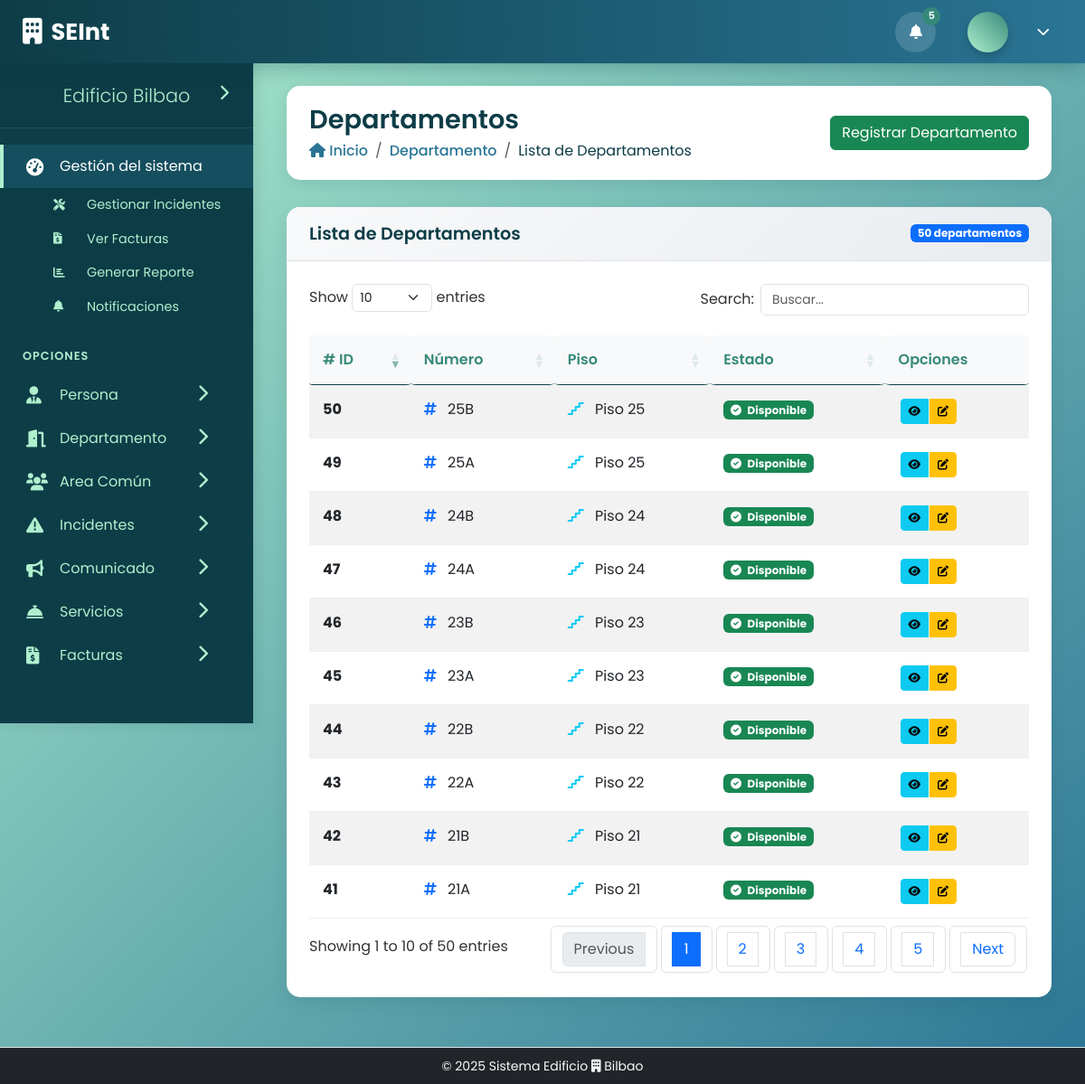
The page /public/controlador/DepartamentoControlador.php?action=listarDepartamentos on the database its author committed.
### tables this page shows
CREATE TABLE departamento (
                              id_departamento INT AUTO_INCREMENT PRIMARY KEY,
                              numero VARCHAR(10) NOT NULL,
                              piso INT NOT NULL,
                              estado ENUM('ocupado', 'disponible') DEFAULT 'disponible'
);

### public/modelo/DepartamentoModelo.php (called while the page is built, shortened)
<?php
class DepartamentoModelo{
    private $db;
    private $table_departamento = 'departamento';
    public function __construct($db){
        $this->db = $db;
    }
    public function listarDepartamento(){
        $sql = "SELECT * FROM " . $this->table_departamento;
        $resultado = $this->db->prepare($sql);
        $resultado->execute();
        return $resultado->fetchAll(PDO::FETCH_ASSOC);
    }
}

### public/vista/ListarDepartamentoVista.php (the view, shortened to what this page needs)
<?php include("../../includes/header.php"); ?>
    <div class="page-header fade-in">
        <div class="page-title">
            <h1>Departamentos</h1>
            <nav aria-label="breadcrumb">
                <ol class="breadcrumb">
                    <li class="breadcrumb-item"><a href="#"><i class="fas fa-home"></i> Inicio</a></li>
                    <li class="breadcrumb-item"><a href="#">Departamento</a></li>
                    <li class="breadcrumb-item active" aria-current="page">Lista de Departamentos</li>
                </ol>
            </nav>
        </div>
        <div class="page-actions">
            <a href="DepartamentoControlador.php?action=formularioDepartamento" class="btn btn-success">
                Registrar Departamento
            </a>
        </div>
    </div>
    <div class="row fade-in">
        <div class="col-12">
            <div class="content-box">
                <div class="content-box-header d-flex justify-content-between align-items-center">
                    <h5>Lista de Departamentos</h5>
                    <span class="badge bg-primary"><?php echo count($departamentos); ?> departamentos</span>
                </div>
                <div class="content-box-body">
                    <?php if (empty($departamentos)): ?>
                        <div class="text-center py-4">
                            <i class="fas fa-building fa-3x text-muted mb-3"></i>
                            <p class="text-muted">No hay departamentos registrados</p>
                        </div>
                    <?php else: ?>
                        <div class="table-container">
                            <table id="tablaDepartamentos" class="table table-hover table-striped">
                                <thead>
                                <tr>
                                    <th># ID</th>
                                    <th>Número</th>
                                    <th>Piso</th>
                                    <th>Estado</th>
                                    <th>Opciones</th>
                                </tr>
                                </thead>
                                <tbody>
                                <?php foreach ($departamentos as $departamento): ?>
                                    <tr>
                                        <td><strong><?php echo htmlspecialchars($departamento['id_departamento']); ?></strong></td>
                                        <td>
                                            <i class="fas fa-hashtag text-primary me-2"></i>
                                            <?php echo htmlspecialchars($departamento['numero']); ?>
                                        </td>
                                        <td>
                                            <i class="fas fa-stairs text-info me-2"></i>
                                            Piso <?php echo htmlspecialchars($departamento['piso']); ?>
                                        </td>
                                        <td>
                                            <?php
                                            $badge_class = '';
                                            switch($departamento['estado']) {
                                                case 'disponible':
                                                    $badge_class = 'bg-success';
                                                    $icon = 'fa-check-circle';
                                                    break;
                                                case 'ocupado':
                                                    $badge_class = 'bg-warning';
                                                    $icon = 'fa-user';
                                                    break;
                                            }
                                            ?>
                                            <span class="badge <?php echo $badge_class; ?>">
                                                <i class="fas <?php echo $icon; ?> me-1"></i>
                                                <?php echo ucfirst(htmlspecialchars($departamento['estado'])); ?>
                                            </span>
                                        </td>
                                        <td>
                                            <div class="btn-group" role="group">
                                                <button class="btn btn-info btn-sm"
                                                        data-bs-toggle="modal"
                                                        data-bs-target="#verPersonasModal"
                                                        data-id="<?php echo htmlspecialchars($departamento['id_departamento']); ?>"
                                                        data-numero="<?php echo htmlspecialchars($departamento['numero']); ?>"
                                                        data-piso="<?php echo htmlspecialchars($departamento['piso']); ?>"
                                                        title="Ver personas del departamento">
                                                    <i class="fas fa-eye"></i>
                                                </button>
                                                <button class="btn btn-warning btn-sm"
                                                        data-bs-toggle="modal"
                                                        data-bs-target="#editarDepartamentoModal"
                                                        data-id="<?php echo htmlspecialchars($departamento['id_departamento']); ?>"
                                                        data-numero="<?php echo htmlspecialchars($departamento['numero']); ?>"
                                                        data-piso="<?php echo htmlspecialchars($departamento['piso']); ?>"
                                                        data-estado="<?php echo htmlspecialchars($departamento['estado']); ?>"
                                                        title="Editar departamento">
                                                    <i class="fas fa-edit"></i>
                                                </button>
                                            </div>
                                        </td>
                                    </tr>
                                <?php endforeach; ?>
                                </tbody>
                            </table>
                        </div>
                    <?php endif; ?>
                </div>
            </div>
        </div>
    </div>
    <link rel="stylesheet" type="text/css" href="https://cdn.datatables.net/1.13.6/css/dataTables.bootstrap5.min.css">
    <link rel="stylesheet" type="text/css" href="https://cdn.datatables.net/responsive/2.5.0/css/responsive.bootstrap5.min.css">
<?php include("../../includes/footer.php"); ?>

### public/controlador/DepartamentoControlador.php (shortened to what this page needs)
<?php
class DepartamentoControlador
{
    private $departamentomodelo;
    public function __construct($db){
        $this->departamentomodelo = new DepartamentoModelo($db);
    }
    public function listarDepartamentos(){
        $departamentos = $this->departamentomodelo->listarDepartamento();
        include_once "../vista/ListarDepartamentoVista.php";
    }
}
if ($_SERVER['REQUEST_METHOD'] === 'GET') {
    include_once "../modelo/DepartamentoModelo.php";
    $database = new Database();
    $db = $database->getConnection();
    $controlador = new DepartamentoControlador($db);
    if(isset($_GET['action'])) {
        switch($_GET['action']) {
            case 'listarDepartamentos':
                $controlador->listarDepartamentos();
                break;
        }
    }
}

### includes/header.php (shortened to what this page needs)
<!DOCTYPE html>
<html lang="es">
<head>
    <link href="https://cdn.jsdelivr.net/npm/bootstrap@5.3.0-alpha1/dist/css/bootstrap.min.css" rel="stylesheet">
    <link rel="stylesheet" href="https://cdnjs.cloudflare.com/ajax/libs/font-awesome/6.0.0/css/all.min.css">
    <link rel="stylesheet" href="https://cdn.jsdelivr.net/npm/bootstrap-icons@1.10.0/font/bootstrap-icons.css">
       <link rel="stylesheet" href="../../includes/css/dashboard.css">
</head>
<body>
<header class="header">
    <div class="d-flex align-items-center">
        <a href="../controlador/DashboardControlador.php?action=mostrarDashboard<?php echo ($_SESSION['id_rol'] == '1') ? 'Administrador' : (($_SESSION['id_rol'] == '2') ? 'Residente' : 'Personal'); ?>" class="navbar-brand">
            <i class="fas fa-building"></i>
            <span class="d-none d-sm-inline">SEInt</span>
        </a>
    </div>
    <div class="header-controls">
        <button class="btn-notification">
            <i class="fas fa-bell"></i>
            <span class="notification-badge">5</span>
        </button>
        <div class="user-profile">
            <div class="user-avatar"><?php echo $_SESSION['avatar']?></div>
            <i class="fas fa-chevron-down ms-2" style="font-size: 0.9rem;"></i>
        </div>
    </div>
</header>
    <aside class="sidebar">
        <button class="sidebar-toggle">
            <i class="fas fa-chevron-right"></i>
        </button>
        <div class="sidebar-brand">
            <span class="fw-light">Edificio Bilbao</span>
        </div>
        <div class="sidebar-wrapper">
            <nav class="mt-2">
                <ul class="nav sidebar-menu flex-column">
                    <li class="nav-item">
                        <a href="#" class="nav-link active">
                            <i class="fas fa-tachometer-alt"></i>
                            <p>
                                Gestión del sistema
                            </p>
                        </a>
                        <ul class="nav nav-treeview show">
                            <li class="nav-item">
                                <a href="#" class="nav-link">
                                    <i class="fas fa-tools"></i>
                                    <p>Gestionar Incidentes</p>
                                </a>
                            </li>
                            <li class="nav-item">
                                <a href="#" class="nav-link">
                                    <i class="fas fa-file-invoice-dollar"></i>
                                    <p>Ver Facturas</p>
                                </a>
                            </li>
                            <li class="nav-item">
                                <a href="#" class="nav-link">
                                    <i class="fas fa-chart-bar"></i>
                                    <p>Generar Reporte</p>
                                </a>
                            </li>
                            <li class="nav-item">
                                <a href="#" class="nav-link">
                                    <i class="fas fa-bell"></i>
                                    <p>Notificaciones</p>
                                </a>
                            </li>
                        </ul>
                    </li>
                    <li class="nav-header">OPCIONES</li>
                    <li class="nav-item">
                        <a href="#" class="nav-link">
                            <i class="fas fa-user-tie"></i>
                            <p>
                                Persona
                                <i class="nav-arrow fas fa-chevron-right float-end"></i>
                            </p>
                        </a>
                    </li>
                    <li class="nav-item">
                        <a href="#" class="nav-link">
                            <i class="fas fa-door-open"></i>
                            <p>
                                Departamento
                                <i class="nav-arrow fas fa-chevron-right float-end"></i>
                            </p>
                        </a>
                    </li>
                    <li class="nav-item">
                        <a href="#" class="nav-link">
                            <i class="fas fa-users"></i>
                            <p>
                                Area Común
                                <i class="nav-arrow fas fa-chevron-right float-end"></i>
                            </p>
                        </a>
                    </li>
                    <li class="nav-item">
                        <a href="#" class="nav-link">
                            <i class="fas fa-exclamation-triangle"></i>
                            <p>
                                Incidentes
                                <i class="nav-arrow fas fa-chevron-right float-end"></i>
                            </p>
                        </a>
                    </li>
                    <li class="nav-item">
                        <a href="#" class="nav-link">
                            <i class="fas fa-bullhorn"></i>
                            <p>
                                Comunicado
                                <i class="nav-arrow fas fa-chevron-right float-end"></i>
                            </p>
                        </a>
                    </li>
                    <li class="nav-item">
                        <a href="#" class="nav-link">
                            <i class="fas fa-concierge-bell"></i>
                            <p>
                                Servicios
                                <i class="nav-arrow fas fa-chevron-right float-end"></i>
                            </p>
                        </a>
                    </li>
                    <li class="nav-item">
                        <a href="#" class="nav-link">
                            <i class="fas fa-file-invoice-dollar"></i>
                            <p>
                                Facturas
                                <i class="nav-arrow fas fa-chevron-right float-end"></i>
                            </p>
                        </a>
                    </li>
                </ul>
            </nav>
        </div>
    </aside>
    <main class="main-content">
        <div class="container-fluid">

### includes/footer.php (shortened to what this page needs)
            </div>
        </main>
<footer class="footer mt-auto py-2 bg-dark border-top">
    <div class="container-fluid text-center">
        <span class="text-light small">
            &copy; 2025 Sistema Edificio <i class="fas fa-building"></i> Bilbao
        </span>
    </div>
</footer>
</body>
</html>

### public/vista/ListarDepartamentoVista.php (style rules this page uses)
.content-box-header { background: linear-gradient(135deg, #f8f9fa 0%, #e9ecef 100%); border-bottom: 1px solid #dee2e6; }
.table th { border-top: none; font-weight: 600; color: var(--azul-oscuro); background-color: #f8f9fa; }
.btn-group .btn { margin: 0 2px; }
.badge { font-size: 0.75rem; }
.btn-sm { padding: 0.25rem 0.5rem; font-size: 0.75rem; }
.table-container { width: 100%; overflow-x: hidden; }
#tablaDepartamentos { width: 100% !important; table-layout: auto; }

### rows shown on the page
departamento: id_departamento "41", numero "21A", piso "21", estado "Disponible"
departamento: id_departamento "42", numero "21B", piso "21", estado "Disponible"
departamento: id_departamento "43", numero "22A", piso "22", estado "Disponible"
departamento: id_departamento "44", numero "22B", piso "22", estado "Disponible"
departamento: id_departamento "45", numero "23A", piso "23", estado "Disponible"
departamento: id_departamento "46", numero "23B", piso "23", estado "Disponible"
departamento: id_departamento "47", numero "24A", piso "24", estado "Disponible"
departamento: id_departamento "48", numero "24B", piso "24", estado "Disponible"
departamento: id_departamento "49", numero "25A", piso "25", estado "Disponible"
departamento: id_departamento "50", numero "25B", piso "25", estado "Disponible"

### other values the page prints
count($departamentos) "50"
